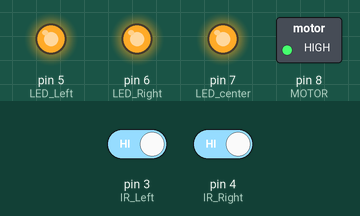
Simulated run of this sketch. Board: Arduino Uno, built with avr-gcc and run on an emulated ATmega328P. Shown: switched loads named in the sketch (green lamp = pin HIGH), output pins drawn as LEDs (lit = HIGH). The test bench sets the inputs (shaded band); at power-on: pin 3 (IR_Left) HIGH, pin 4 (IR_Right) HIGH. What the sketch prints to the serial monitor is not drawn.

Above: at 0.1 s.
Timing chart, 0 to 1.6 s (numbered marks = the images above):
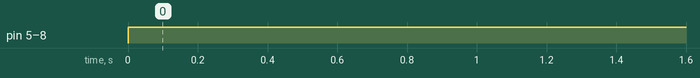

Measured:
- by itself, pin 5 (LED_Left), pin 6 (LED_Right), pin 7 (LED_center), pin 8 (MOTOR): LOW → HIGH at 0.00 s

The sketch:

NosePoke.ino
```cpp
//1. Conectar fuente a corriente
//2.
const int LED_Right=6;
const int LED_Left=5;
const int LED_center=7;
const int MOTOR=8;
const int IR_Right=4;
const int IR_Left=3;

int right;
int left;

void setup() {
  //Pines del relé
  //VCC - 5V
  //GND - GND
  //IN - Pin 3
    pinMode(IR_Right, INPUT);
  pinMode(IR_Left, INPUT);
    pinMode(LED_Right, OUTPUT);
  pinMode(LED_Left, OUTPUT);
  pinMode(LED_center, OUTPUT);
  pinMode(MOTOR, OUTPUT);
  Serial.begin(9600);
}

void loop() {
  //Poner en 1000 al inicio para que llene la sonda rapidamente
  //Poner en 20 para dispensar una gota
    digitalWrite(LED_Right,HIGH);
    digitalWrite(LED_center,HIGH);
    digitalWrite(LED_Left,HIGH);
    digitalWrite(MOTOR,HIGH);
    delay(1000);
  while(true){
    right=digitalRead(IR_Right);
    left=digitalRead(IR_Left);
    Serial.print("Derecha: ");
    Serial.println(right);
    Serial.print("Izquierda: ");
    Serial.println(left);
    }
}
```
